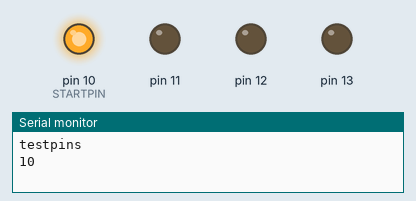
Bench run of a sketch on a simulated Arduino Uno, built with avr-gcc and run on an emulated ATmega328P. Parts: output pins drawn as LEDs (lit = HIGH), the last lines printed to the serial monitor.

Above: at 0.5 s.
At 1.5 s:
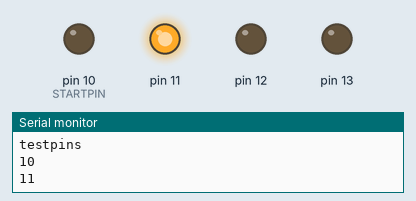
At 2.5 s:
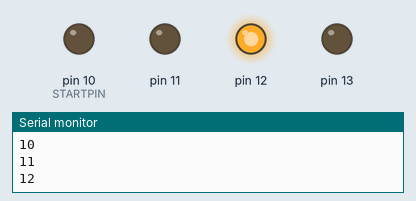
At 3.5 s:
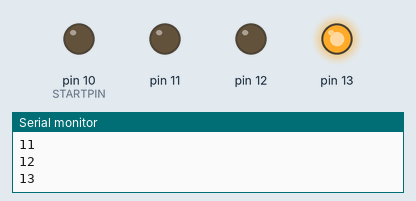
Timing chart, 0 to 5.2 s (numbered marks = the images above):
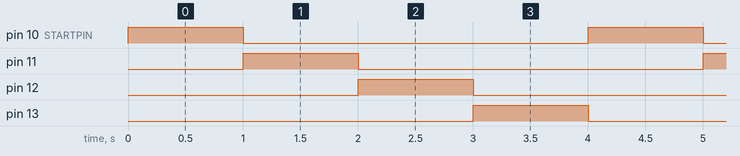

The sketch:

testpins.ino
```cpp
#define STARTPIN 10
#define ENDPIN   14
#define DELAY    1000

void setup() {
  for (int i = STARTPIN; i<ENDPIN; i++) pinMode(i,OUTPUT);
  Serial.begin(57600);
  Serial.println("testpins");
}

void loop() {
  for (int i = STARTPIN; i<ENDPIN; i++) {
    Serial.println(i);
    digitalWrite(i,HIGH);
    delay(DELAY);
    digitalWrite(i,LOW);
  }
}
```

Measured:
- by itself, pin 10 (STARTPIN), pin 11–13: alternates HIGH for 1.0 s and LOW for 3.0 s
- by itself, everything shown: repeats every 4.0 s, in 5 steps
